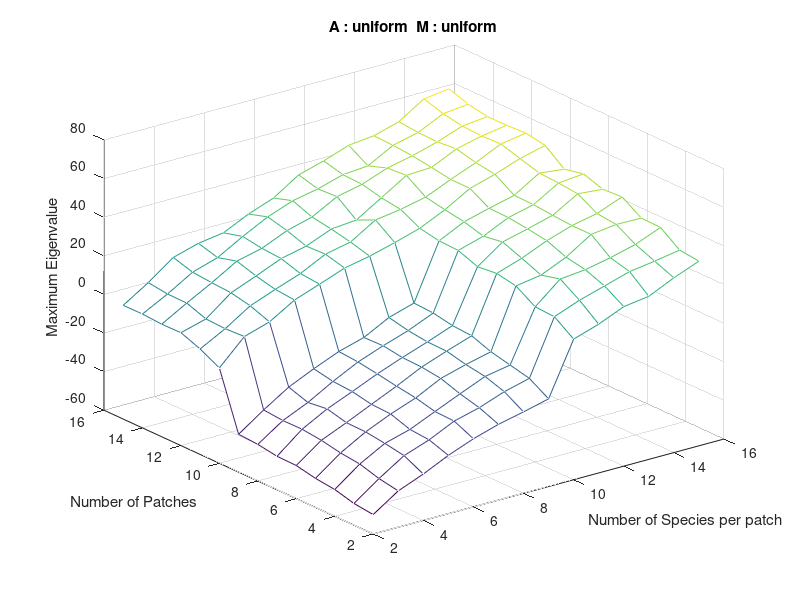

Write the MATLAB code that produced this figure.
clear all;close all;clc;
load('DATA_UNIFORM_UNIFORM_SP_15')
gridSpecies = repmat(species',1,length(patches));
gridPatches = repmat(patches,length(species),1);
mesh(gridSpecies,gridPatches,avgEig)
xlabel('Number of Species per patch')
ylabel('Number of Patches')
title('A : uniform  M : uniform')
zlabel('Maximum Eigenvalue')
% figure
% plot(species,mean(avgEig,2),'linewidth', 2)
% grid on;
% figure
% plot(patches,mean(avgEig,1),'linewidth', 2)
